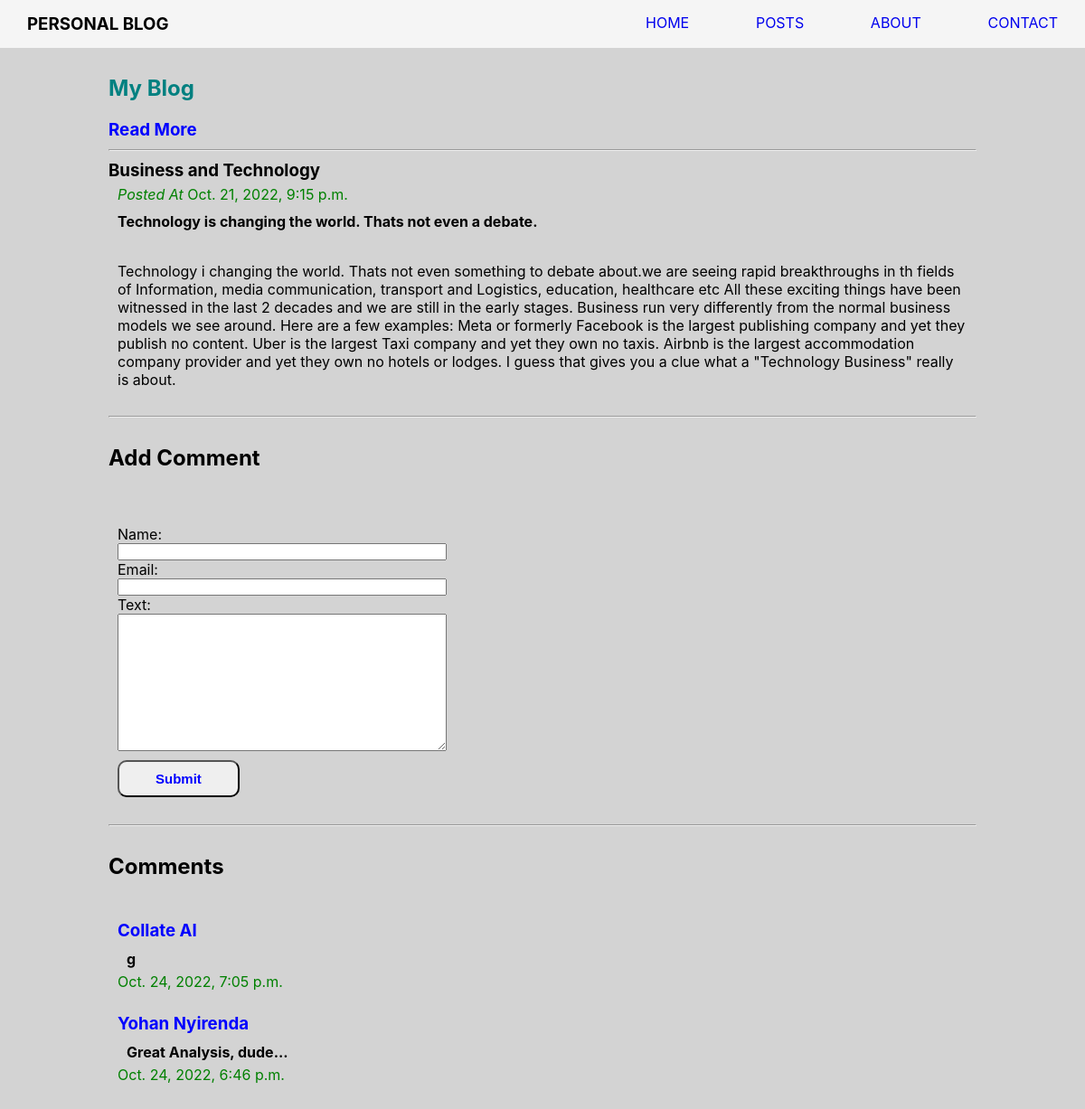
/blog/post-4/, run on the app's committed database.
### blog/models.py (models this page shows, shortened)
class Mypost(models.Model):
    title = models.CharField(max_length=255)
    slug = models.SlugField()
    intro = models.TextField()
    body = models.TextField()
    my_date = models.DateTimeField(auto_now_add=True)
    class Meta:
        ordering = ["-my_date"]

class Comment(models.Model):
    post = models.ForeignKey(
        Mypost, related_name='comments', on_delete=models.CASCADE)
    name = models.CharField(max_length=255)
    email = models.EmailField()
    text = models.TextField()
    my_date = models.DateTimeField(auto_now_add=True)
    class Meta:
        ordering = ["-my_date"]

### blog/views.py (the view)
# urls.py: path('<slug:slug>/', views.main, name='main')
def main(request, slug):
    form = CommentForm()
    post = Mypost.objects.get(slug=slug)
    comment = Comment.objects.all()
    if request.method == "POST":
        form = CommentForm(request.POST)
        if form.is_valid():
            comment = form.save(commit=False)
            comment.post = post
            comment.save()
            return redirect('main', slug=post.slug)
    else:
        form = CommentForm()
    context = {'form': form, 'post': post, 'comment': comment}
    return render(request, "main.html", context)

### blog/templates/forms.py
class CommentForm(ModelForm):
    class Meta:
        model = Comment
        fields = ["name", "email", "text"]

### blog/templates/main.html (shortened to what this page needs)
<!DOCTYPE html>
<html lang="en">
<head>
    {% load static %}
    <link rel="stylesheet" href ="{% static 'main.css' %}">
</head>
<body>
    <div class="details-cover">
        <ul class="navbar">
            <div class="navbar-left">
            <li><h3>PERSONAL BLOG</h3></li>
            </div>
            <div class="navbar-right">
            <li><a href="{% url 'home' %}">HOME</a></li>
            <li><a href="{% url 'mypost' %}">POSTS</a></li>
            <li><a href="{% url 'about' %}">ABOUT</a></li>
            <li><a href="{% url 'contact' %}">CONTACT</a></li>
            </div>
            </ul>
            <div class="container">
    <h2 class="title">My Blog</h2>
    <h3 class="subtitle">Read More</h3>
    <hr>
    <ul class="main">
        {% block content %}
            <div class="main-ul">
            <li id="title"><h3>{{ post.title}}</h3></li>
            <li id="date"><i>Posted At</i> {{ post.my_date}}</li>
            <li id="intro"><h4>{{ post.intro}}</h4></li>
            <li id="body">{{ post.body}}</li>
            <hr>
            <h2 class="comment-title">Add Comment</h2>
            <form method="post", action="", class="form">
                {{form}}
                <div class="btn">
                    <button id="btn">Submit</button>
                </div>
            </form>
            <hr>
            <h2 class="comment-subtitle">Comments</h2>
            {% for comment in post.comments.all %}
            <div class="comment-cover">
            <li id="comment-name"><h3>{{ comment.name}}</h3></li>
            <li id="comment-text"><h4>{{ comment.text}}</h4></li>
            <li id="comment-date"> {{ comment.my_date}}</li>
            </div>
            {% empty %}
            <h3>No Comments Yet.</h3>
            {% endfor %}
            </div>
        {% endblock %}
    </ul>
    </div>
    </div>
</body>
</html>

### blog/static/main.css (style rules this page uses)
* { margin: 0; padding: 0; box-sizing: border-box; }
body { background: lightgray; font-family: -apple-system, BlinkMacSystemFont, "Segoe UI", "Roboto", "Oxygen", "Ubuntu", "Cantarell", "Fira Sans", "Droid Sans", "Helvetica Neue"; }
ul li { list-style-type: none; }
a:link { text-decoration: none; }
.navbar { position: sticky; top: 0; display: flex; justify-content: space-between; width: 100%; padding: 15px 30px; background-color: whitesmoke; }
.navbar-left { width: 30%; }
.navbar-right { width: 40%; display: flex; justify-content: space-between; }
.container { width: 80%; margin: 30px 10%; }
.title { padding-bottom: 20px; color: teal; }
.subtitle { padding-bottom: 10px; color: blue; }
#title { padding-top: 10px; }
#intro, #date { padding: 5px 10px; }
#date { color: green; }
#body { padding: 30px 10px; }
.comment-title, .comment-subtitle { padding: 30px 0px; }
.form { display: flex; flex-direction: column; width: 40%; padding: 30px 10px; }
.comment-cover { padding: 10px; }
#comment-name { padding: 5px 0px 10px; color: blue; }
#comment-text { padding: 0px 10px 5px; }
#comment-date { color:green; }
#btn { padding: 10px 40px; margin-top: 10px; color: blue; font-weight: bold; font-size: 15px; border-radius: 10px; }

### data on the page
Mypost: title "Business and Technology", my_date "Oct. 21, 2022, 9:15 p.m.", intro "Technology is changing the world. Thats not even a debate.", body "Technology i changing the world. Thats not even something to debate about.we are seeing rapid breakthroughs in th fields of Information, media communication, transport and Logistics, education, healthcare etc All these exciting things have been witnessed in the last 2 decades and we are still in the early stages. Business run very differently from the normal business models we see around. Here are a few examples: Meta or formerly Facebook is the largest publishing company and yet they publish no content. Uber is the largest Taxi company and yet they own no taxis. Airbnb is the largest accommodation company provider and yet they own no hotels or lodges. I guess that gives you a clue what a…"
Comment: name "Collate AI", text "g", my_date "Oct. 24, 2022, 7:05 p.m."
Comment: name "Yohan Nyirenda", text "Great Analysis, dude...", my_date "Oct. 24, 2022, 6:46 p.m."
